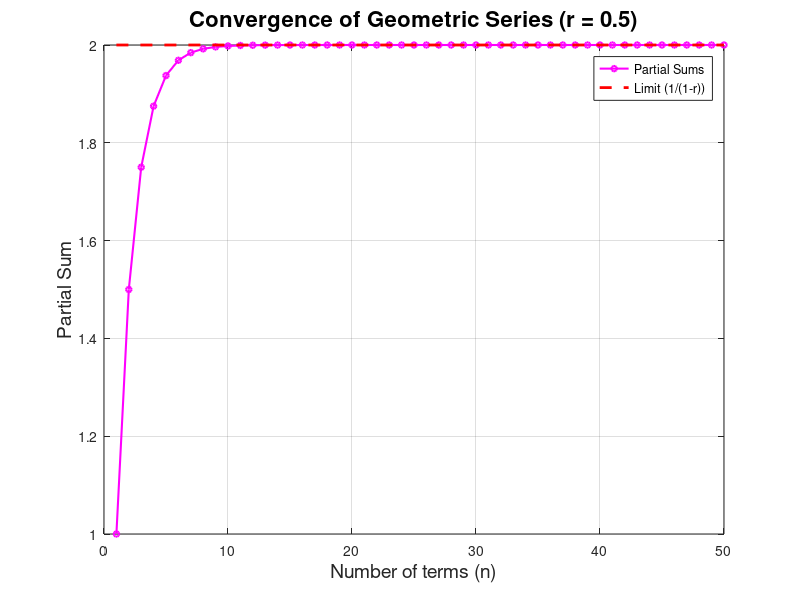
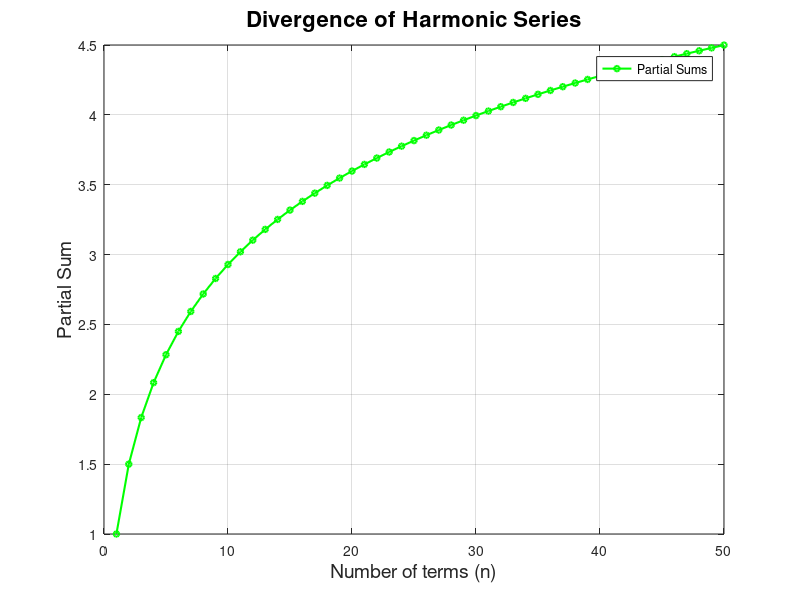

Recreate these plots in MATLAB, in order.
% Q2: Partial sums of geometric and harmonic series
clc; clear; close all;

% Use qt graphics toolkit for proper labels/legends
graphics_toolkit("qt");

N = 50; % number of terms
n = 1:N;

% Geometric series with r = 0.5
r = 0.5;
geo_terms = r.^(n-1);   % start with n=0 term = 1
geo_partial = cumsum(geo_terms);

% Harmonic series
harm_terms = 1 ./ n;
harm_partial = cumsum(harm_terms);

%% Plot geometric series
figure;
plot(n, geo_partial, 'm-o', 'LineWidth', 1.5, 'MarkerSize', 4); hold on;
plot([1 N], [1/(1-r) 1/(1-r)], 'r--', 'LineWidth', 2); % replacement for yline

xlabel('Number of terms (n)', 'FontSize', 14);
ylabel('Partial Sum', 'FontSize', 14);
title('Convergence of Geometric Series (r = 0.5)', 'FontSize', 16);
legend('Partial Sums', 'Limit (1/(1-r))', 'Location', 'best');
grid on;

%% Plot harmonic series
figure;
plot(n, harm_partial, 'g-o', 'LineWidth', 1.5, 'MarkerSize', 4);

xlabel('Number of terms (n)', 'FontSize', 14);
ylabel('Partial Sum', 'FontSize', 14);
title('Divergence of Harmonic Series', 'FontSize', 16);
legend('Partial Sums', 'Location', 'best');
grid on;

drawnow;  % force update of figures

